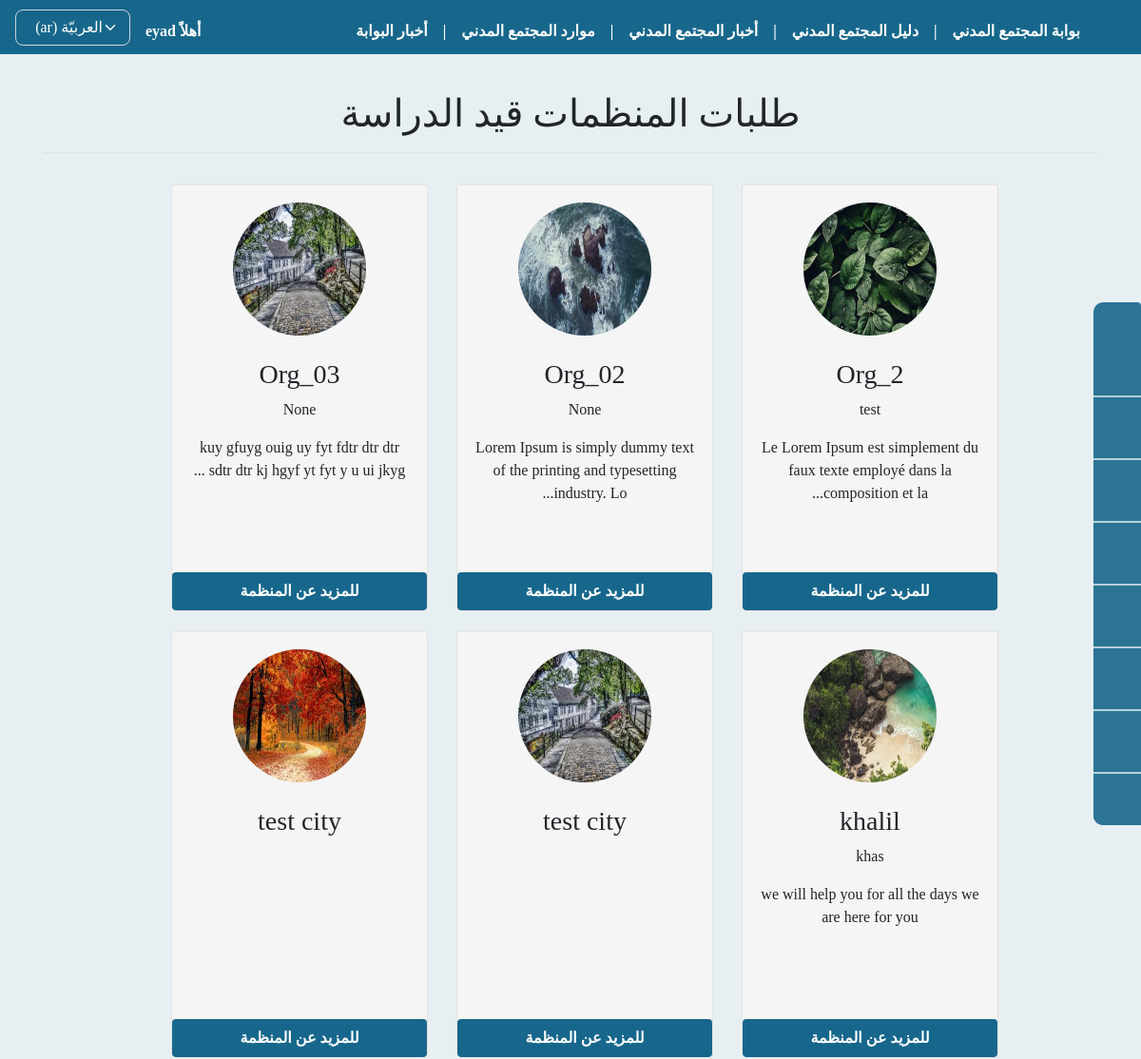
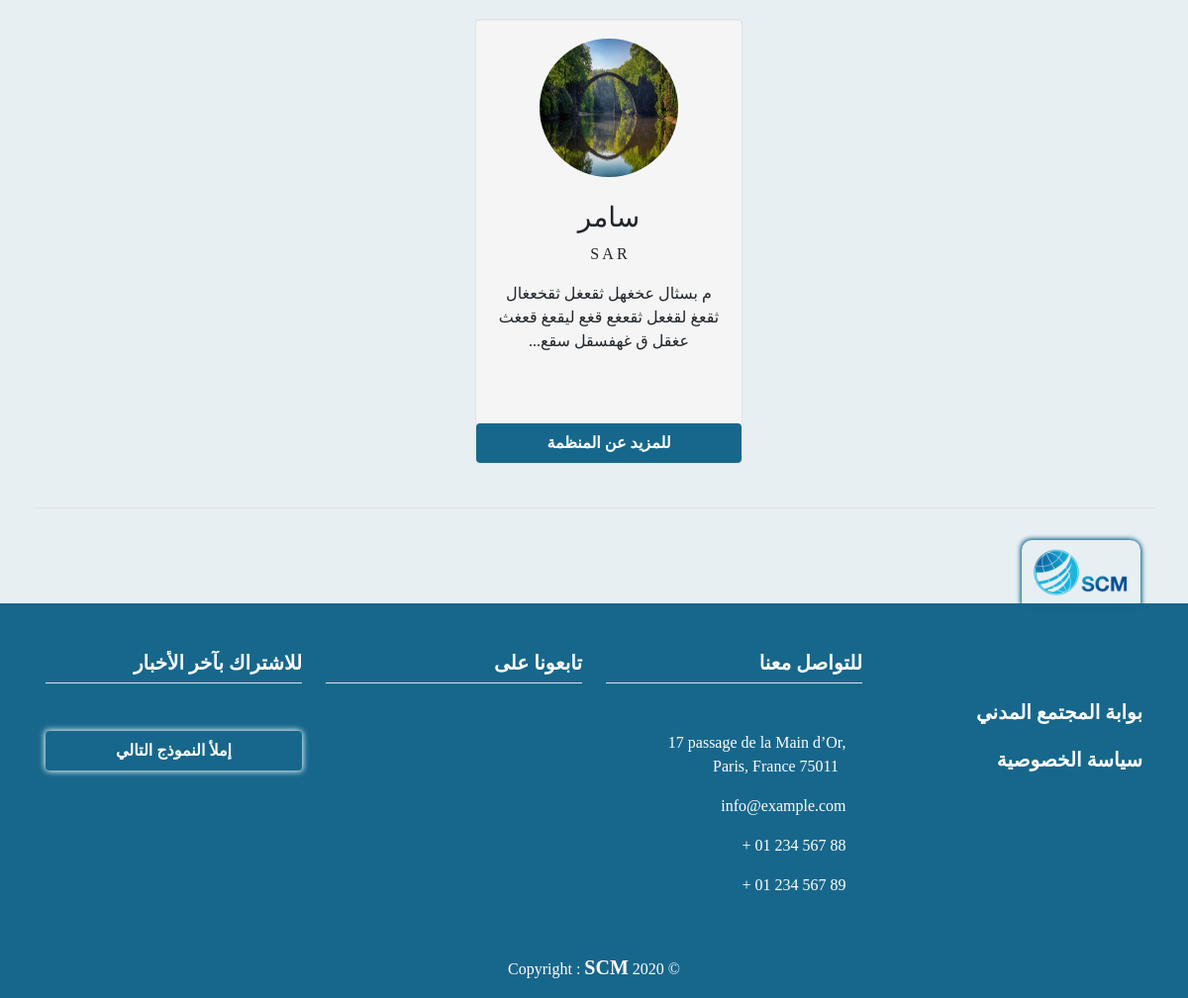
The page /orgs_orders_published/ (signed in) on the database its author committed (2 pictures, top to bottom).
### orgs/models.py (models this page shows, shortened)
class OrgProfile(models.Model):
    user = models.ForeignKey(
        User, on_delete=models.CASCADE, null=True, blank=True, verbose_name=_("اسم المستخدم"))
    name = models.CharField(max_length=255, null=False,
                            verbose_name=_("اسم المنظمة"))
    name_en_ku = models.CharField(max_length=255, null=True, blank=True,
                                  verbose_name=_("اسم المنظمة باللغة الانكليزية أو الكردية"))
    short_cut = models.CharField(
        max_length=255, null=True, blank=True, verbose_name=_("الاسم المختصر"))
    org_type = models.CharField(
        max_length=150, null=False, choices=MyChoices.type_CHOICES, verbose_name=_("نوع المنظمة"))
    position_work = CountryField(
        max_length=255, null=False, verbose_name=_("مكان العمل"))
    city_work = models.ForeignKey(
        City, on_delete=models.SET_NULL, null=True, blank=True, verbose_name=_("المحافظة"))
    logo = models.ImageField(upload_to="org_logos",
                             null=False, default='org_logos/default_logo.jpg', verbose_name=_("شعار المنظمة"))
    message = models.TextField(
        max_length=2000, null=False, verbose_name=_("الرؤية و الرسالة"))
    name_managing_director = models.CharField(
        max_length=255, null=True, blank=True, verbose_name=_("اسم رئيس مجلس اﻹدارة"))
    name_ceo = models.CharField(
        max_length=255, null=True, blank=True, verbose_name=_('اسم المدير التنفيذي'))
    site_web = models.URLField(
        max_length=255, null=True, blank=True, verbose_name=_('الموقع الالكتروني'))
    facebook = models.URLField(
        max_length=255, null=True, blank=True, verbose_name=_('صفحة فيسبوك'))
    twitter = models.URLField(
        max_length=255, null=True, blank=True, verbose_name=_('صفحة تويتر'))
    email = models.EmailField(max_length=255, null=True,
                              blank=True, verbose_name=_('البريد الاكتروني'))
    phone = models.CharField(max_length=100, null=True,
                             blank=True, verbose_name=_('رقم الهاتف'))
    name_person_contact = models.CharField(
        max_length=255, null=True, blank=True, verbose_name=_('اسم الشخص المسؤول عن التواصل'))
    email_person_contact = models.EmailField(
        max_length=255, null=True, blank=True, verbose_name=_('البريد الاكتروني للشخص المسؤول عن التواصل'))
    org_adress = models.CharField(
        max_length=255, null=False, verbose_name=_('عنوان المقر الرئيسي'))
    work_domain = models.CharField(
        max_length=255, choices=MyChoices.domain_CHOICES, null=False, verbose_name=_('مجال العمل'))
    target_cat = models.CharField(
        max_length=255, null=False, choices=MyChoices.target_CHOICES, verbose_name=_('الفئات المستهدفة'))
    date_of_establishment = models.CharField(
        max_length=150, null=True, blank=True, verbose_name=_('تاريخ سنة التأسيس'))
    is_org_registered = models.CharField(
        max_length=100, null=False, choices=MyChoices.bool_CHOICES, verbose_name=_('هل المنظمة مسجلة ؟'))
    org_registered_country = CountryField(
        max_length=255, null=True, blank=True, verbose_name=_("بلد التسجيل"))
    org_members_count = models.PositiveIntegerField(
        validators=[MinValueValidator(1)], null=True, blank=True, verbose_name=_('عدد اﻷعضاء'))
    org_members_womans_count = models.PositiveIntegerField(
        validators=[MinValueValidator(1)], null=True, blank=True, verbose_name=_('عدد النساء من اﻷعضاء'))
    w_polic_regulations = models.CharField(
        max_length=200, null=False, choices=MyChoices.polic_CHOICES, verbose_name=_('السياسات واللوائح المكتوبة'))
    org_member_with = models.CharField(max_length=100, null=True, blank=True, choices=MyChoices.bool_CHOICES, verbose_name=_(
        'ھل المؤسسة عضو في اي شبكة او تحالف او جسم تنسیقي؟'))
    coalition_name = models.CharField(
        max_length=255, null=True, blank=True, verbose_name=_('اسم الشبكة / التحالف'))
    publish = models.BooleanField(default=False)
    created_at = models.DateTimeField(auto_now_add=True)
    published_at = models.DateTimeField(blank=True, null=True, default=None)
    updated_at = models.DateTimeField(blank=True, null=True, default=None)

### orgs/views.py (the view)
# urls.py: path('orgs_orders_published/', views.orgs_orders_published,
@login_required(login_url='signe_in')
def orgs_orders_published(request):
    orgs = OrgProfile.objects.filter(publish=True)
    myFilter = OrgsFilter(request.GET, queryset=orgs)
    orgs = myFilter.qs
    paginator = Paginator(orgs, 12)
    page = request.GET.get('page')
    try:
        orgs = paginator.get_page(page)
    except(EmptyPage, InvalidPage):
        orgs = paginator.page(paginator.num_pages)
    context = {
        'orgs': orgs,
        'myFilter': myFilter,
    }
    return render(request, 'profiles/orgs_orders_published.html', context)

### templates/profiles/orgs_orders_published.html (shortened to what this page needs)
{% extends 'base.html' %}
{% load static i18n phonenumber_filters %}
{% block content%}
{% if request.user.is_authenticated and request.user.is_superuser %}
{% if orgs %}
<h1 class="pt-5 mt-5 text-center border-bottom pb-3">{% trans 'طلبات المنظمات قيد الدراسة' %}</h1>
<div class="row justify-content-center pt-4">
    <br>
    <br>
    {% for org in orgs %}
    <div class="span3 well">
        <center>
            <a href="{% url 'particip_detail' org.id %}">
                <img src="{{ org.logo.url }}" name="{{ org.name_en_ku }}" title="{{ org.name_en_ku }}" width="140"
                    height="140" class="img-circle"></a>
            <h3 class="mt-4">{{ org.name }}</h3>
            <p>{{ org.short_cut }}</p>
            <p>{{ org.message|truncatechars:80 }}</p>
            <p>
                <a href="{% url 'particip_detail' org.id %}" class="btn btn-block">
                    {% trans 'للمزيد عن المنظمة' %} </a>
            </p>
        </center>
    </div>
    {% endfor %}
    <div class="pagination row border-top mt-4 pt-4" dir="ltr">
    </div>
</div>
{% else %}
<h3> {% trans 'حالياً لا يوجد منظمات مسجله او موافق عليها' %} </h3>
{% endif %}
{% endif %}
{% endblock %}

### templates/combonents/main-navbar.html (shortened to what this page needs)
{% load static i18n %}
{% get_current_language as LANGUAGE_CODE %}
<nav
    class="navbar fixed-top navbar-expand-xl pt-lg-0 pb-lg-0    navbar-dark {% if not request.resolver_match.url_name == 'home' %} nav-bg {% endif %} ">
    <div class="container-fluid">
        <div class="collapse navbar-collapse" id="navbarSupportedContent">
            <ul class="navbar-nav mb-2 mb-lg-0">
                <li class="nav-item">
                    <a class="nav-link "
                        aria-current="page" href="{% url 'home' %}"> {% trans 'بوابة المجتمع المدني' %} </a>
                </li>
                <li class="nav-item d-none d-lg-block">
                    <a class="nav-link disabled" href="#" tabindex="-1" aria-disabled="true">|</a>
                </li>
                <li class="nav-item">
                    <a class="nav-link {% if request.resolver_match.url_name == 'guide' %} active {% endif %}"
                        aria-current="page" href="{% url 'guide' %}"> {% trans 'دليل المجتمع المدني' %} </a>
                </li>
                <li class="nav-item d-none d-lg-block">
                    <a class="nav-link disabled" href="#" tabindex="-1" aria-disabled="true">|</a>
                </li>
                <li class="nav-item dropdown li-news-dropdown-menu d-none d-lg-block">
                    <a class="nav-link {% if request.resolver_match.url_name == 'news' %} active {% endif %}"
                        href="{% url 'news' %}">
                        {% trans 'أخبار المجتمع المدني' %}
                    </a>
                </li>
                <li class="nav-item d-none d-lg-block">
                    <a class="nav-link disabled" href="#" tabindex="-1" aria-disabled="true">|</a>
                </li>
                <li class="nav-item dropdown li-resource-dropdown-menu d-none d-lg-block">
                    <a class="nav-link {% if request.resolver_match.url_name == 'resources' %} active {% endif %}"
                        href="{% url 'resources' %}">
                        {% trans 'موارد المجتمع المدني' %}
                    </a>
                </li>
                <li class="nav-item d-none d-lg-block">
                    <a class="nav-link disabled" href="#" tabindex="-1" aria-disabled="true">|</a>
                </li>
                <li class="nav-item">
                    <a class="nav-link {% if request.resolver_match.url_name == 'centre_news' %} active {% endif %}"
                        aria-current="page" href="{% url 'orgs_our_news' %}"> {% trans 'أخبار البوابة' %} </a>
                </li>
            </ul>
            <ul class="navbar-nav align-items-lg-center {% if LANGUAGE_CODE == 'ar' %} mr-auto
                {% else %} ml-auto {% endif %} mb-2 mb-lg-0">
                <li class="nav-item d-none d-xs-block d-sm-block d-md-block">
                    <a class="nav-link disabled" href="#" tabindex="-1" aria-disabled="true">
                    </a>
                </li>
                {% if request.user.is_authenticated %}
                <li class="nav-item dropdown mx-2 li-user-dropdown-menu d-none d-lg-block">
                    <a class="nav-link" href="#" tabindex="-1" aria-disabled="true"> <i class="fa fa-ellipsis-v mx-2"
                            aria-hidden="false"></i> {% trans 'أهلاً' %} {{user}} </a>
                </li>
                {% endif %}
                <li class="nav-item">
                    <form action="{% url 'set_language' %}" method="post" id="f-chnage-lange">
                        <div class="row">
                            <div>
                                <select
                                    class="form-select w-auto {% if LANGUAGE_CODE == 'ar' %} float-right {% else %} float-left {% endif %} {% if request.resolver_match.url_name == 'home' %} bg-trans {% endif %} "
                                    name="language" id="chnage-lange">
                                    {% get_available_languages as LANGUAGES %}
                                    {% get_language_info_list for LANGUAGES as languages %}
                                    {% for language in languages %}
                                    <option value="{{ language.code }}" {% if language.code == LANGUAGE_CODE %} selected
                                        {% endif %}>
                                        {{ language.name_local }} ({{ language.code }})
                                    </option>
                                    {% endfor %}
                                </select>
                            </div>
                        </div>
                    </form>
                        {% get_available_languages as languages %}
                </li>
            </ul>
        </div>
    </div>
</nav>

### rows shown on the page
OrgProfile: logo (picture), name "Org_2", short_cut "test", message "Le Lorem Ipsum est simplement du faux texte employé dans la composition et la..."
OrgProfile: logo (picture), name "Org_02", short_cut "None", message "Lorem Ipsum is simply dummy text of the printing and typesetting industry. Lo..."
OrgProfile: logo (picture), name "Org_03", short_cut "None", message "kuy gfuyg ouig uy fyt fdtr dtr dtr sdtr dtr kj hgyf yt fyt y u ui jkyg ..."
OrgProfile: logo (picture), name "khalil", short_cut "khas", message "we will help you for all the days we are here for you"
OrgProfile: logo (picture), name "test city"
OrgProfile: logo (picture), name "test city"
OrgProfile: logo (picture), name "سامر", short_cut "S A R", message "م بسثال عخغهل ثقعغل ثقخعغال ثقعغ لقغعل ثقعغع قغع ليقعغ قعغث عغقل ق غهفسقل سقع..."

### other values the page prints
{{ user }} "eyad"
form field language "العربيّة (ar)"
